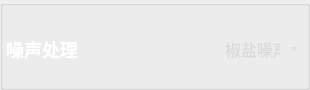
               <widget class="QGroupBox" name="GroupBox5">
                <property name="flat">
                 <bool>true</bool>
                </property>
                <widget class="QWidget" name="widget_5" native="true">
                 <property name="geometry">
                  <rect>
                   <x>0</x>
                   <y>0</y>
                   <width>301</width>
                   <height>81</height>
                  </rect>
                 </property>
                 <property name="cursor">
                  <cursorShape>SizeHorCursor</cursorShape>
                 </property>
                 <property name="styleSheet">
                  <string notr="true"/>
                 </property>
                 <widget class="QWidget" name="layoutWidget">
                  <property name="geometry">
                   <rect>
                    <x>1</x>
                    <y>4</y>
                    <width>301</width>
                    <height>91</height>
                   </rect>
                  </property>
                  <layout class="QHBoxLayout" name="horizontalLayout_4">
                   <item>
                    <widget class="QPushButton" name="pushButton_8">
                     <property name="styleSheet">
                      <string notr="true">QPushButton{font-family: &quot;Microsoft YaHei&quot;;
font-size: 18px;
font-weight: bold;
color:white;
text-align: center center;
padding-left: 5px;
padding-right: 5px;
padding-top: 4px;
padding-bottom: 4px;
border-style: solid;
border-width: 0px;
border-color: rgba(255, 255, 255, 255);
border-radius: 3px;
background-color: rgba(200, 200, 200,0);}

QPushButton:focus{outline: none;}

QPushButton::pressed{font-family: &quot;Microsoft YaHei&quot;;
                     font-size: 14px;
                     font-weight: bold;
                     color:rgb(200,200,200);
                     text-align: center center;
                     padding-left: 5px;
                     padding-right: 5px;
                     padding-top: 4px;
                     padding-bottom: 4px;
                     border-style: solid;
                     border-width: 0px;
                     border-color: rgba(255, 255, 255, 255);
                     border-radius: 3px;
                     background-color:  #bf513b;}

QPushButton::disabled{font-family: &quot;Microsoft YaHei&quot;;
                     font-size: 14px;
                     font-weight: bold;
                     color:rgb(200,200,200);
                     text-align: center center;
                     padding-left: 5px;
                     padding-right: 5px;
                     padding-top: 4px;
                     padding-bottom: 4px;
                     border-style: solid;
                     border-width: 0px;
                     border-color: rgba(255, 255, 255, 255);
                     border-radius: 3px;
                     background-color:  #bf513b;}
QPushButton::hover {
border-style: solid;
border-width: 0px;
border-radius: 0px;
background-color: rgba(48,148,243,80);}
</string>
                     </property>
                     <property name="text">
                      <string>噪声处理</string>
                     </property>
                    </widget>
                   </item>
                   <item>
                    <spacer name="horizontalSpacer_18">
                     <property name="orientation">
                      <enum>Qt::Horizontal</enum>
                     </property>
                     <property name="sizeHint" stdset="0">
                      <size>
                       <width>40</width>
                       <height>20</height>
                      </size>
                     </property>
                    </spacer>
                   </item>
                   <item>
                    <widget class="QComboBox" name="comboBox">
                     <property name="minimumSize">
                      <size>
                       <width>0</width>
                       <height>28</height>
                      </size>
                     </property>
                     <property name="styleSheet">
                      <string notr="true">QComboBox QAbstractItemView {
font-family: &quot;Microsoft YaHei&quot;;
font-size: 15px;
background:rgba(200, 200, 200,150);
selection-background-color: rgba(200, 200, 200,50);
color: rgb(218, 218, 218);
outline:none;
border:none;}
QComboBox{
font-family: &quot;Microsoft YaHei&quot;;
font-size: 16px;
color: rgb(218, 218, 218);
border-width:0px;
border-color:white;
border-style:solid;
background-color: rgba(200, 200, 200,0);}

QComboBox::drop-down {
margin-top:8;
height:20;
background:rgba(255,255,255,0);
border-image: url(:/img/icon/下拉_白色.png);
}
</string>
                     </property>
                     <item>
                      <property name="text">
                       <string>椒盐噪声</string>
                      </property>
                     </item>
                     <item>
                      <property name="text">
                       <string>高斯噪声</string>
                      </property>
                     </item>
                     <item>
                      <property name="text">
                       <string>泊松噪声</string>
                      </property>
                     </item>
                    </widget>
                   </item>
                  </layout>
                 </widget>
                </widget>
               </widget>
